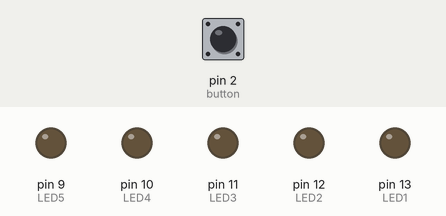
Recording of a sketch running on a simulated Arduino Uno, built with avr-gcc and run on an emulated ATmega328P. Shown: output pins drawn as LEDs (lit = HIGH). The test bench sets the inputs (shaded band); at power-on: pin 2 (button) LOW.

Above: at 1.2 s.
1.3 s: pin 2 (button) pulled HIGH for 0.15 s
At 1.7 s:
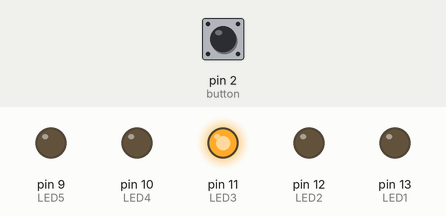
4.4 s: pin 2 (button) pulled HIGH for 3.2 s
At 9.2 s:
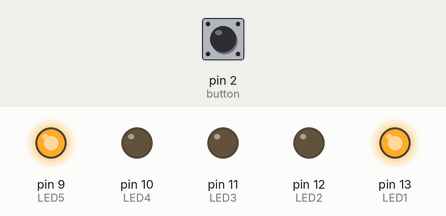
10.6 s: pin 2 (button) pulled HIGH for 1 s
At 12.0 s:
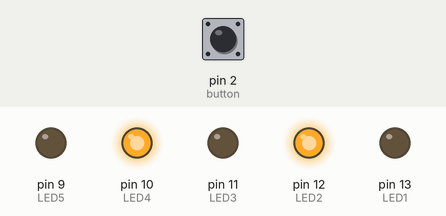
Timing chart, 0 to 16.6 s (numbered marks = the images above; inputs shaded):
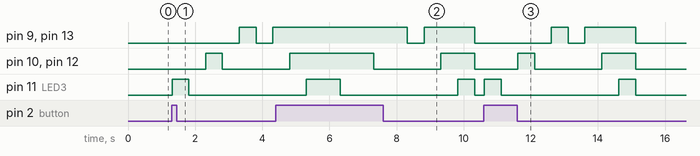

Measured:
- after the input at 1.3 s, pin 9 (LED5), pin 13 (LED1): LOW → HIGH after 2.0 s, → LOW 0.50 s later, → HIGH 0.50 s later; pin 10 (LED4), pin 12 (LED2): LOW → HIGH after 1.0 s, → LOW 0.50 s later; pin 11 (LED3): LOW → HIGH at once, → LOW 0.50 s later
- after the input at 4.4 s, pin 9 (LED5), pin 13 (LED1): HIGH → LOW after 3.9 s instead of 1.4 s
- after the input at 10.6 s, pin 9 (LED5), pin 13 (LED1): LOW → HIGH after 2.0 s, → LOW 0.50 s later, → HIGH 0.50 s later, → LOW 1.5 s later; pin 10 (LED4), pin 12 (LED2): LOW → HIGH after 1.0 s, → LOW 0.50 s later, → HIGH 2.0 s later, → LOW 1.0 s later; pin 11 (LED3): alternates HIGH for 0.51 s and LOW for 3.5 s, starting at once

The sketch:

SS6_massBlink.ino
```cpp
  // Labels
  const int LED1 = 13;
  const int LED2 = 12;
  const int LED3 = 11;
  const int LED4 = 10;
  const int LED5 = 9;
  const int button = 2;

  //setup for button
  int buttonState = 0;

void setup() {
  // put your setup code here, to run once:
  pinMode (LED1, OUTPUT);
  pinMode (LED2, OUTPUT);
  pinMode (LED3, OUTPUT);
  pinMode (LED4, OUTPUT);
  pinMode (LED5, OUTPUT);
  pinMode (button, INPUT);
}

void loop() {
  // put your main code here, to run repeatedly:

  buttonState = digitalRead(button);
  delay (10);

  if (buttonState == HIGH) {
  digitalWrite(LED3, HIGH);
  delay (500);
  digitalWrite(LED3, LOW);
  delay (500);
  digitalWrite(LED2, HIGH);
  digitalWrite(LED4, HIGH);
  delay(500);
  digitalWrite(LED2, LOW);
  digitalWrite(LED4, LOW);
  delay (500);
  digitalWrite(LED1, HIGH);
  digitalWrite(LED5, HIGH);
  delay(500);
  digitalWrite(LED1, LOW);
  digitalWrite(LED5, LOW);
  delay (500);
  digitalWrite(LED1, HIGH);
  digitalWrite(LED5, HIGH);
  delay(500);
  digitalWrite(LED2, HIGH);
  digitalWrite(LED4, HIGH);
  delay(500);
  digitalWrite(LED3, HIGH);
  delay(500);
} else {
  digitalWrite(LED1, LOW);
  digitalWrite(LED2, LOW);
  digitalWrite(LED3, LOW);
  digitalWrite(LED4, LOW);
  digitalWrite(LED5, LOW);
 }
}
```
